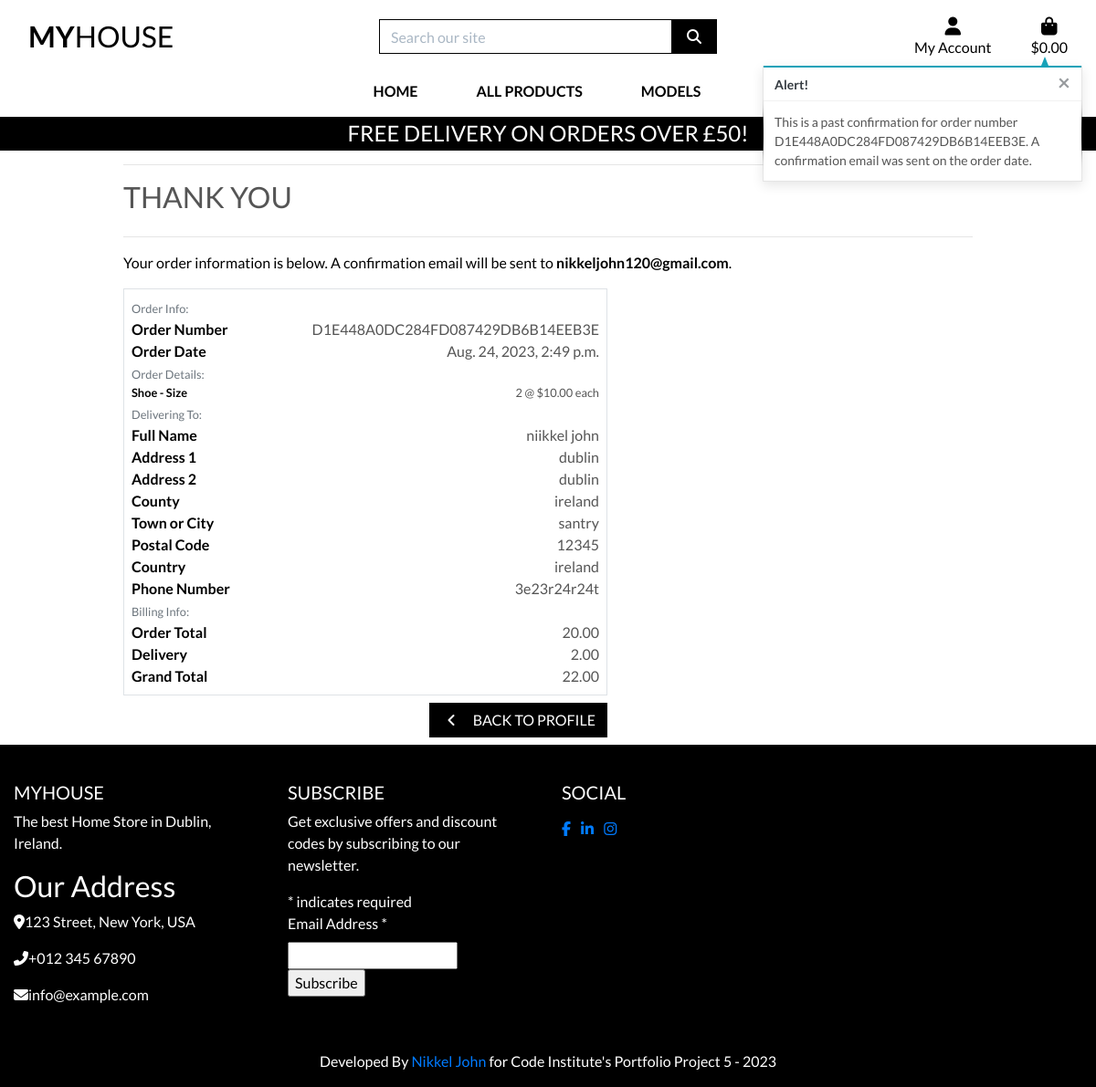
The app's page /profile/order_history/D1E448A0DC284FD087429DB6B14EEB3E, older data.
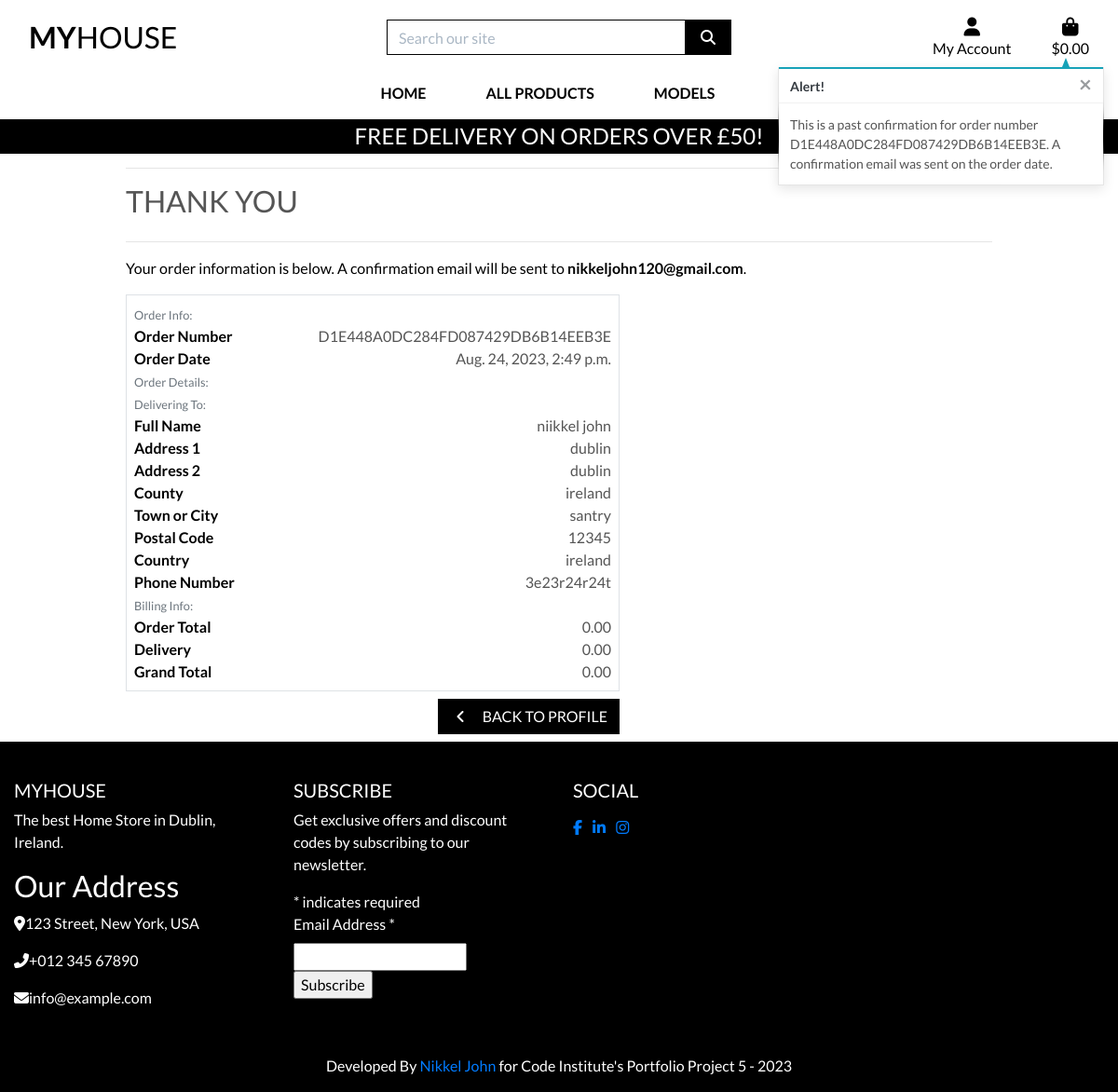
The same page, newer data.
### payment/models.py (models this page shows, shortened)
class OrderLineItem(models.Model):
    order = models.ForeignKey(Order, null=False, blank=False, on_delete=models.CASCADE, related_name='lineitems')
    product = models.ForeignKey(Product, null=False, blank=False, on_delete=models.CASCADE)
    product_size = models.CharField(max_length=2, null=True, blank=True) # XS, S, M, L, XL
    quantity = models.IntegerField(null=False, blank=False, default=0)
    lineitem_total = models.DecimalField(max_digits=6, decimal_places=2, null=False, blank=False, editable=False)

class Order(models.Model):
    order_number = models.CharField(max_length=32, null=False, editable=False)
    user_profile = models.ForeignKey(UserProfile, on_delete=models.SET_NULL,
                                     null=True, blank=True, related_name='orders')
    full_name = models.CharField(max_length=50, null=False, blank=False)
    email = models.EmailField(max_length=254, null=False, blank=False)
    phone_number = models.CharField(max_length=20, null=False, blank=False)
    country = CountryField(blank_label='Country *', null=False, blank=False)
    postcode = models.CharField(max_length=20, null=True, blank=True)
    town_or_city = models.CharField(max_length=40, null=False, blank=False)
    street_address1 = models.CharField(max_length=80, null=False, blank=False)
    street_address2 = models.CharField(max_length=80, null=True, blank=True)
    county = models.CharField(max_length=80, null=True, blank=True)
    date = models.DateTimeField(auto_now_add=True)
    delivery_cost = models.DecimalField(max_digits=6, decimal_places=2, null=False, default=0)
    order_total = models.DecimalField(max_digits=10, decimal_places=2, null=False, default=0)
    grand_total = models.DecimalField(max_digits=10, decimal_places=2, null=False, default=0)
    original_bag = models.TextField(null=False, blank=False, default='')
    stripe_pid = models.CharField(max_length=254, null=False, blank=False, default='')

### products/models.py (models this page shows, shortened)
class Product(models.Model):
    category = models.ForeignKey('Category', null=True, blank=True, on_delete=models.SET_NULL)
    sku = models.CharField(max_length=254, null=True, blank=True)
    name = models.CharField(max_length=254)
    description = models.TextField()
    has_sizes = models.BooleanField(default=False, null=True, blank=True)
    price = models.DecimalField(max_digits=6, decimal_places=2)
    rating = models.DecimalField(max_digits=6, decimal_places=2, null=True, blank=True)
    image_url = models.URLField(max_length=1024, null=True, blank=True)
    image = models.ImageField(null=True, blank=True)

### profiles/views.py (the view)
# urls.py: path('order_history/<order_number>', views.order_history, name='order_history'),
def order_history(request, order_number):
    order = get_object_or_404(Order, order_number=order_number)
    messages.info(request, (
        f'This is a past confirmation for order number {order_number}. '
        'A confirmation email was sent on the order date.'
    ))
    template = 'checkout/checkout_success.html'
    context = {
        'order': order,
        'from_profile': True,
    }
    return render(request, template, context)

### bag/contexts.py (called while the page is built, shortened)
def bag_contents(request):
    bag_items = []
    total = 0
    product_count = 0
    bag = request.session.get('bag', {})
    if total < settings.FREE_DELIVERY_THRESHOLD:
        delivery = total * Decimal(settings.STANDARD_DELIVERY_PERCENTAGE / 100)
        free_delivery_delta = settings.FREE_DELIVERY_THRESHOLD - total
    else:
        delivery = 0
        free_delivery_delta = 0
    grand_total = delivery + total
    context = {
        'bag_items': bag_items,
        'total': total,
        'product_count': product_count,
        'delivery': delivery,
        'free_delivery_delta': free_delivery_delta,
        'free_delivery_threshold': settings.FREE_DELIVERY_THRESHOLD,
        'grand_total': grand_total,
    }
    return context

### payment/templates/checkout/checkout_success.html (shortened to what the changed rows need)
{% extends "base.html" %}
{% load static %}
{% block extra_css %}
    <link rel="stylesheet" href="{% static 'checkout/css/checkout.css' %}">
{% endblock %}
{% block content %}
    <div class="container">
        <div class="row">
            <div class="col">
                <h2 class="logo-font mb-4">Thank You</h2>
                <p class="text-black">Your order information is below. A confirmation email will be sent to <strong>{{ order.email }}</strong>.</p>
            </div>
        </div>
        <div class="row">
            <div class="col-12 col-lg-7">
                <div class="order-confirmation-wrapper p-2 border">
                    <div class="row">
                        <div class="col-12 col-md-8 text-md-right">
                            <p class="mb-0">{{ order.order_number }}</p>
                        </div>
                    </div>
                    <div class="row">
                        <div class="col-12 col-md-8 text-md-right">
                            <p class="mb-0">{{ order.date }}</p>
                        </div>
                    </div>
                    {% for item in order.lineitems.all %}
                    <div class="row">
                        <div class="col-12 col-md-4">
                            <p class="small mb-0 text-black font-weight-bold">
                                {{ item.product.name }}{% if item.product_size %} - Size {{ item.product.size|upper }}{% endif %}
                            </p>
                        </div>
                        <div class="col-12 col-md-8 text-md-right">
                            <p class="small mb-0">{{ item.quantity }} @ ${{ item.product.price }} each</p>
                        </div>
                    </div>
                    {% endfor %}
                    <div class="row">
                        <div class="col-12 col-md-8 text-md-right">
                            <p class="mb-0">{{ order.full_name }}</p>
                        </div>
                    </div>
                    <div class="row">
                        <div class="col-12 col-md-8 text-md-right">
                            <p class="mb-0">{{ order.street_address1 }}</p>
                        </div>
                    </div>
                    {% if order.street_address2 %}
                    <div class="row">
                        <div class="col-12 col-md-4">
                            <p class="mb-0 text-black font-weight-bold">Address 2</p>
                        </div>
                        <div class="col-12 col-md-8 text-md-right">
                            <p class="mb-0">{{ order.street_address1 }}</p>
                        </div>
                    </div>
                    {% endif %}
                    {% if order.county %}
                    <div class="row">
                        <div class="col-12 col-md-4">
                            <p class="mb-0 text-black font-weight-bold">County</p>
                        </div>
                        <div class="col-12 col-md-8 text-md-right">
                            <p class="mb-0">{{ order.county }}</p>
                        </div>
                    </div>
                    {% endif %}
                    <div class="row">
                        <div class="col-12 col-md-8 text-md-right">
                            <p class="mb-0">{{ order.town_or_city }}</p>
                        </div>
                    </div>
                    {% if order.postcode %}
                    <div class="row">
                        <div class="col-12 col-md-4">
                            <p class="mb-0 text-black font-weight-bold">Postal Code</p>
                        </div>
                        <div class="col-12 col-md-8 text-md-right">
                            <p class="mb-0">{{ order.postcode }}</p>
                        </div>
                    </div>
                    {% endif %}
                    <div class="row">
                        <div class="col-12 col-md-8 text-md-right">
                            <p class="mb-0">{{ order.country }}</p>
                        </div>
                    </div>
                    <div class="row">
                        <div class="col-12 col-md-8 text-md-right">
                            <p class="mb-0">{{ order.phone_number }}</p>
                        </div>
                    </div>
                    <div class="row">
                        <div class="col-12 col-md-8 text-md-right">
                            <p class="mb-0">{{ order.order_total }}</p>
                        </div>
                    </div>
                    <div class="row">
                        <div class="col-12 col-md-8 text-md-right">
                            <p class="mb-0">{{ order.delivery_cost }}</p>
                        </div>
                    </div>
                    <div class="row">
                        <div class="col-12 col-md-8 text-md-right">
                            <p class="mb-0">{{ order.grand_total }}</p>
                        </div>
                    </div>
                </div>
            </div>
        </div>
    </div>
{% endblock %}

Row changes from the older to the newer data that the page shows:
removed OrderLineItem: product.name "Shoe", quantity "2", product.price "10.00"
changed Order "nikkeljohn120@gmail.com": order_total "20.00" → "0.00"; delivery_cost "2.00" → "0.00"; grand_total "22.00" → "0.00"
